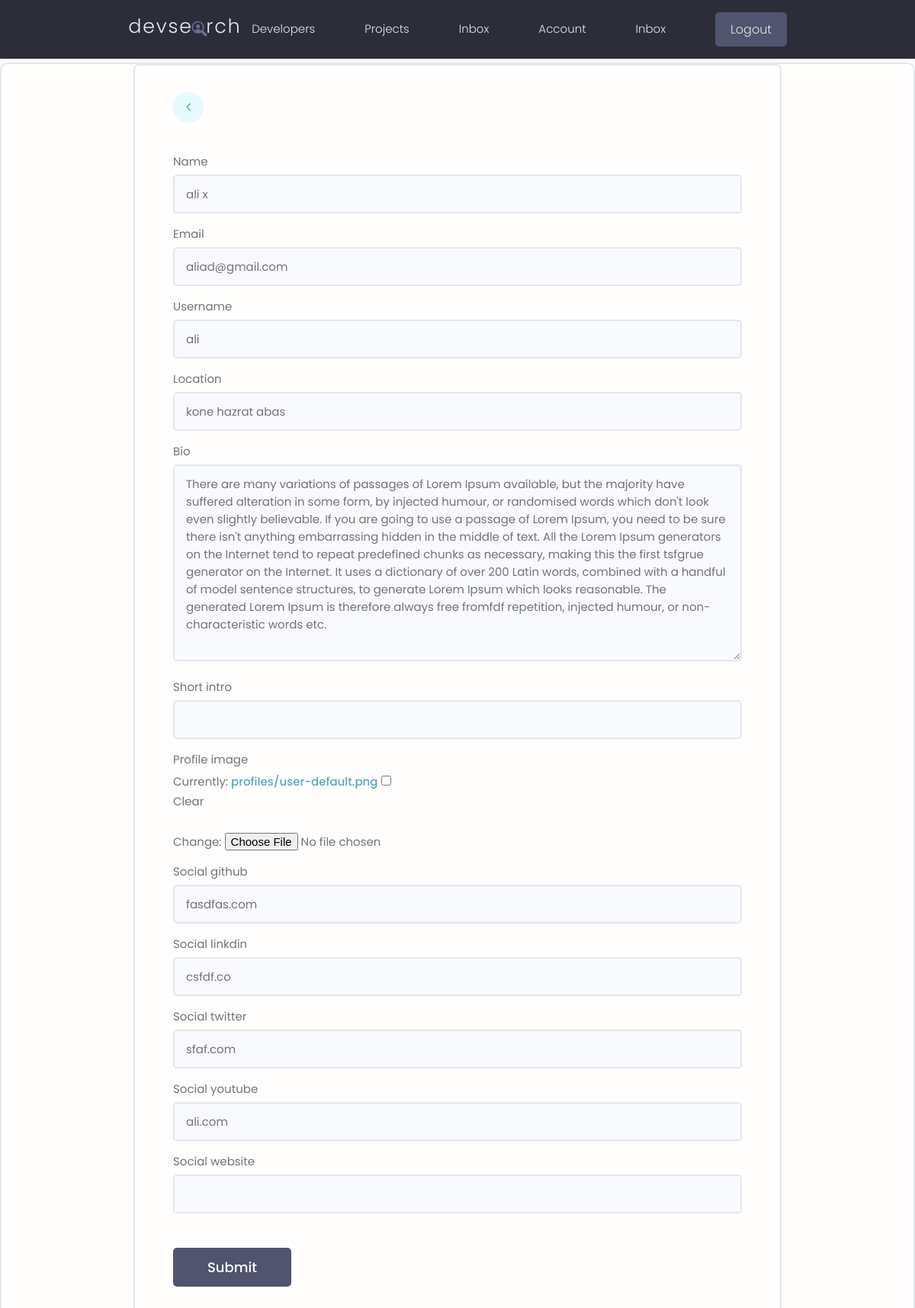
Page /editaccount/ (signed in) on the committed database.
### users/models.py (models this page shows, shortened)
class Profile(models.Model):
      user = models.OneToOneField(User, on_delete=models.CASCADE,
            null=True, blank=True)
      name = models.CharField(max_length=200, blank=True, null=True)
      email = models.EmailField(max_length=500, blank=True,null=True)
      username =models.CharField(max_length=200, blank=True, null=True)
      location = models.CharField(max_length=200, blank=True, null=True)
      short_intro = models.CharField(max_length=200, blank=True, null=True)
      bio = models.TextField(blank=True, null=True)
      profile_image = models.ImageField(blank=True,null=True,
            default='user-default.png', upload_to='profiles/')
      social_github  = models.CharField(max_length=200, blank=True, null=True)
      social_twitter = models.CharField(max_length=200, blank=True, null=True)
      social_linkdin = models.CharField(max_length=200, blank=True, null=True)
      social_youtube = models.CharField(max_length=200, blank=True, null=True)
      social_website = models.CharField(max_length=200, blank=True, null=True)
      created = models.DateTimeField(auto_now_add=True)
      id = models.UUIDField(default=uuid.uuid4 ,
                  unique=True , primary_key=True , editable=False )

### users/views.py (the view)
# urls.py: path('editaccount/',views.editAccount, name='editaccount'),
@login_required(login_url ='login')
def editAccount(request):
      profile = request.user.profile
      form = ProfileForm(instance=profile)
      if request.method == 'POST':
            form = ProfileForm(request.POST,request.FILES,instance=profile)
            if form.is_valid():
                  form.save()
                  return redirect('account')
      context = {'form':form}
      return render(request,'users/profile_form.html', context )

### users/forms.py
class ProfileForm(ModelForm):
      class Meta:
            model = Profile
            fields = ['name','email',
                        'username','location','bio','short_intro','profile_image',
                        'social_github','social_linkdin','social_twitter',
                        'social_youtube',
                        'social_website',
                    ]
      def __init__(self,*args, **kwargs):
            super(ProfileForm, self).__init__(*args,**kwargs)
            for name , field in self.fields.items():
                  field.widget.attrs.update(
                        {
                              'class':"input input--text" ,
                               'id':"formInput#text" ,
                        }
                  )

### users/templates/users/profile_form.html (shortened to what this page needs)
{% extends "base.html" %}
{% load static %}
{% block content %}
<main class="formPage my-xl card">
    <div class="content-box">
        <div class="formWrapper">
            <a class="backButton" href="{% url 'account'  %}"><i class="fa fa-angle-left"></i></a>
            <br>
            <form class="form" method="POST" action="{% url 'editaccount' %}" enctype="multipart/form-data">
                {% for field in form %}
                <div class="form__field">
                    <label for="formInput#text">{{field.label}} </label>
                    {{field}}
                </div>
                {% endfor %}
                <input class="btn btn--sub btn--lg  my-md" type="submit" value="Submit" />
            </form>
        </div>
    </div>
</main>
{% endblock content %}

### static/styles/app.css (style rules this page uses)
:root { --color-sub: #2d2d39; }
.btn--sub { background-color: var(--color-sub-light); }
.card { border: 2px solid var(--color-light); }
.content-box { width: 95%; max-width: 85rem; margin: 0 auto; }
.backButton { background: var(--color-main-light); color: var(--color-main); width: 4rem; height: 4rem; display: flex; align-items: center; justify-content: center; border-radius: 50%; }
.backButton i { font-size: 1.8rem; }
.formPage .formWrapper { list-style: none; background: var(--color-white); padding: 3.5rem 5rem; border: 2px solid var(--color-light); border-radius: 0.7rem; }

### static/uikit/styles/modules/_variables.css (style rules this page uses)
:root { --color-main: #5aa5b9; --color-main-light: #e6faff; --color-sub: #3f4156; --color-sub-light: #51546e; --color-sub-lighter: #ededfd; --color-text: #737373; --color-gray: #8b8b8b; --color-light: #e5e7eb; --color-light-gray: #767676; --color-bg: #f8fafd; --color-white: #fffefd; --color-white-light: #f3f3f3; --color-success: #359e64; --color-success-bg: #def8e8; --color-error: #fc4b0b; --color-error-bg: #fff2ee; --font-base: 'Poppins', arial, helvetica, 'Segoe UI', roboto, ubuntu, sans-serif; --font-monospace: 'Fira Code', 'Courier New', courier, monospace; --font-regular: 300; --font-medium: 500; --font-bold: 700; --generic-shadow: 1px 1px 5px #00000010; --generic-transition: all 0.3s ease-in-out; }

### static/uikit/styles/modules/_base.css (style rules this page uses)
* { margin: 0; padding: 0; box-sizing: border-box; text-rendering: optimizeLegibility; color: inherit; font-size: inherit; }
html { font-size: 50%; }
@media only screen and (min-width: 480px) { html { font-size: 56.25%; } }
@media only screen and (min-width: 1200px) { html { font-size: 62.5%; } }
body { line-height: 1.6; font-weight: 400; font-size: 1.5rem; color: var(--color-text); background-color: var(--color-bg); min-height: 100vh; }

### static/uikit/styles/modules/_typography.css (style rules this page uses)
* { font-family: var(--font-base); }
a { padding-bottom: 2px; text-decoration: none; display: inline-block; color: var(--color-main); font-weight: var(--font-medium); }

### static/uikit/styles/modules/_utilities.css (style rules this page uses)
.my-md { margin: 3rem auto; }
.my-xl { margin: 8rem auto; }

### static/uikit/styles/modules/_button.css (style rules this page uses)
.btn { display: inline-block; position: relative; cursor: pointer; background-color: var(--color-light); font-weight: var(--font-medium); color: var(--color-sub); text-decoration: none; padding: 1rem 2rem; border-radius: 0.5rem; border: none; width: -webkit-fit-content; width: -moz-fit-content; width: fit-content; height: -webkit-fit-content; height: -moz-fit-content; height: fit-content; font-size: 1.6rem; outline-width: 0; outline-color: transparent; -webkit-backface-visibility: hidden; backface-visibility: hidden; transition: all 0.3s ease-in-out; }
.btn--sub { background-color: var(--color-sub); color: var(--color-white); }
.btn--lg { font-size: 1.8rem; padding: 1.2rem 4.5rem; }

### static/uikit/styles/modules/_card.css (style rules this page uses)
.card { border-radius: 1rem; background-color: var(--color-white); border: 1.5px solid var(--color-light); width: auto; height: auto; margin-top: 0.5rem; margin-bottom: 0.5rem; overflow: hidden; }

### static/uikit/styles/modules/_form.css (style rules this page uses)
.form { display: block; }
.form__field { margin-top: 1.5rem; margin-bottom: 1.5rem; }
.form__label, .form__field > label { display: block; margin-bottom: 0.5rem; color: var(--color-text); }
input.input[type='text'], input.input[type='email'], input.input[type='password'], input.input[type='number'], textarea.input { min-width: 24rem; width: 100%; padding: 1.2rem 1.5rem; border-radius: 0.5rem; border: 2px solid var(--color-light); transition: all 0.3s ease-in-out; background-color: var(--color-bg); }

### rows in the picture
Profile: form "ali x" "aliad@gmail.com" "ali" "kone hazrat abas" "There are many variations of passages of Lorem Ipsum available, but the majority have suffered alteration in some form, by injected humour, or randomised words which don't look even slightly believable. If you are going to use a passage of Lorem Ipsum, you need to be sure there isn't anything embarrassing hidden in the middle of text. All the Lorem Ipsum generators on the Internet tend to repeat predefined chunks as necessary, making this the first tsfgrue generator on the Internet. It uses a dictionary of over 200 Latin words, combined with a handful of model sentence structures, to generate Lorem Ipsum which looks reasonable. The generated Lorem Ipsum is therefore always free fromfdf…" "fasdfas.com" "csfdf.co" "sfaf.com" "ali.com"

### other values in the picture
{{ field.label }} "Name" "Email" "Username" "Location" "Bio" "Short intro" "Profile image" "Social github" "Social linkdin" "Social twitter" "Social youtube" "Social website"
